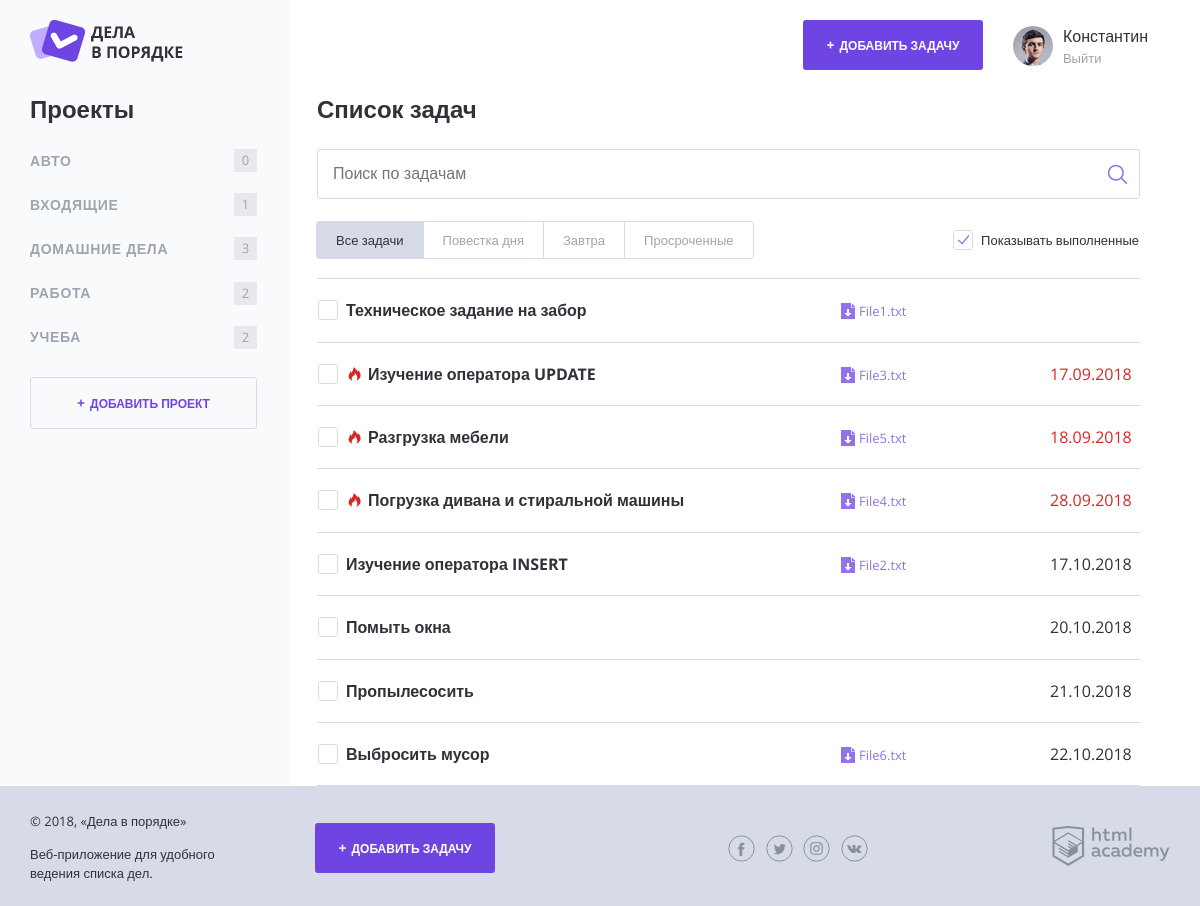
The page / on the database its author committed.
### tables this page shows
CREATE TABLE IF NOT EXISTS `projects` (
  `id` int(10) unsigned NOT NULL AUTO_INCREMENT COMMENT 'Идентификатор',
  `id_user` int(10) unsigned NOT NULL COMMENT 'Идентификатор Пользователя',
  `project_name` varchar(255) NOT NULL COMMENT 'Наименование Проекта',
  PRIMARY KEY (`id`),
  KEY `FK_projects_users` (`id_user`),
  FULLTEXT KEY `project_name` (`project_name`),
  CONSTRAINT `FK_projects_users` FOREIGN KEY (`id_user`) REFERENCES `users` (`id`)
);

CREATE TABLE IF NOT EXISTS `tasks` (
  `id` int(10) unsigned NOT NULL AUTO_INCREMENT COMMENT 'Идентификатор',
  `id_user` int(10) unsigned NOT NULL COMMENT 'Идентификатор Пользователя',
  `id_project` int(10) unsigned NOT NULL COMMENT 'Идентификатор Проекта',
  `date_create` datetime NOT NULL COMMENT 'Дата создания Задачи',
  `date_completion` datetime NOT NULL COMMENT 'Дата и время, когда задача была выполнена',
  `status` bit(1) NOT NULL DEFAULT b'0' COMMENT 'Число (1 или 0), означающее, была ли выполнена задача. По умолчанию ноль.',
  `task_name` varchar(255) NOT NULL COMMENT 'Название задачи',
  `file_name` varchar(255) NOT NULL COMMENT 'Ссылка на файл',
  `date_deadline` datetime NOT NULL COMMENT 'Дата и время, до которого задача должна быть выполнена',
  PRIMARY KEY (`id`),
  KEY `FK_tasks_users` (`id_user`),
  KEY `FK_tasks_projects` (`id_project`),
  FULLTEXT KEY `task_name` (`task_name`),
  CONSTRAINT `FK_tasks_projects` FOREIGN KEY (`id_project`) REFERENCES `projects` (`id`),
  CONSTRAINT `FK_tasks_users` FOREIGN KEY (`id_user`) REFERENCES `users` (`id`)
);

### functions.php (called while the page is built, shortened)
<?php
function include_template($name, $data) {
    $name = "templates/" . $name;
    extract($data);
    require_once $name;
    $result = ob_get_clean();
    return $result;
}
function isImportant($checking_date) {
    $marker = "";
    if ($checking_date !="1970-01-01 00:00:00") {
        $checking_timestamp = strtotime($checking_date);
        $now = time();
        $checking_timestamp = floor(($checking_timestamp - $now)/3600);
        if ($checking_timestamp <= 24) {
            $marker = "task--important";
        }
    }
    return $marker;
}
function showDate($DateTime) {
    global $dateFormat;
    if($DateTime == "1970-01-01 00:00:00") {
        $showDate = "";
    } else {
        $showDate = date_create($DateTime);
        $showDate = date_format($showDate, $dateFormat);
    }
    return $showDate;
}
?>

### templates/index.php (the view, shortened to what this page needs)
<h2 class="content__main-heading">Список задач</h2>
<form class="search-form" action="index.php" method="post">
    <input class="search-form__input" type="text" name="" value="" placeholder="Поиск по задачам">
    <input class="search-form__submit" type="submit" name="" value="Искать">
</form>
<div class="tasks-controls">
    <nav class="tasks-switch">
        <a href="/" class="tasks-switch__item tasks-switch__item--active">Все задачи</a>
        <a href="/" class="tasks-switch__item">Повестка дня</a>
        <a href="/" class="tasks-switch__item">Завтра</a>
        <a href="/" class="tasks-switch__item">Просроченные</a>
    </nav>
    <label class="checkbox">
        <span class="checkbox__text">Показывать выполненные</span>
    </label>
</div>
<table class="tasks">
    <?php foreach ($taskList as $key => $val) { ?>
        <?php if($val["status"] == 1) { ?>
            <?php if ($show_complete_tasks) { ?>
                <tr class="tasks__item task task--completed">
                    <td class="task__select">
                        <label class="checkbox task__checkbox">
                            <input class="checkbox__input visually-hidden" type="checkbox" checked>
                            <span class="checkbox__text"><?=htmlspecialchars($val["task_name"]);?></span>
                        </label>
                    </td>
                    <td class="task__file">
                        <?php if ($val["file_name"] != "") { ?>
                            <a class="download-link" href="#"><?=htmlspecialchars($val["file_name"]);?></a>
                        <?php } ?>
                    </td>
                    <td class="task__date"><?=showDate($val["date_deadline"]);?></td>
                </tr>
            <?php } ?>
        <?php } else { ?>
            <tr class="tasks__item task <?=isImportant($val["date_deadline"]);?>">
                <td class="task__select">
                    <label class="checkbox task__checkbox">
                        <span class="checkbox__text"><?=htmlspecialchars($val['task_name']);?></span>
                    </label>
                </td>
                <td class="task__file">
                    <?php if ($val["file_name"] != "") { ?>
                        <a class="download-link" href="#"><?=htmlspecialchars($val["file_name"]);?></a>
                    <?php } ?>
                </td>
                <td class="task__date"><?=showDate($val["date_deadline"]);?></td>
            </tr>
        <?php } ?>
        <?php
    } ?>
</table>

### templates/layout.php (shortened to what this page needs)
<!DOCTYPE html>
<html lang="ru">
<head>
    <link rel="stylesheet" href="css/normalize.css">
    <link rel="stylesheet" href="css/style.css">
    <link rel="stylesheet" href="css/flatpickr.min.css">
</head>
<body>
<div class="page-wrapper">
    <div class="container container--with-sidebar">
        <header class="main-header">
            <a href="/">
                <img src="img/logo.png" width="153" height="42" alt="Логотип Дела в порядке">
            </a>
            <div class="main-header__side">
                <a class="main-header__side-item button button--plus open-modal" href="pages/form-task.html">Добавить задачу</a>
                <div class="main-header__side-item user-menu">
                    <div class="user-menu__image">
                        <img src="img/user-pic.jpg" width="40" height="40" alt="Пользователь">
                    </div>
                    <div class="user-menu__data">
                        <p>Константин</p>
                        <a href="#">Выйти</a>
                    </div>
                </div>
            </div>
        </header>
        <div class="content">
            <section class="content__side">
                <h2 class="content__side-heading">Проекты</h2>
                <nav class="main-navigation">
                    <ul class="main-navigation__list">
                        <?php foreach ($projectList as $key => $val) { ?>
                            <li class="main-navigation__list-item">
                                <a class="main-navigation__list-item-link" href="/?project_id=<?=$val["id"]; ?>"><?=$val["project_name"]; ?></a>
                                <span class="main-navigation__list-item-count">
                                    <?=$val["task_count"]; ?>
                                </span>
                            </li>
                        <?php } ?>
                    </ul>
                </nav>
                <a class="button button--transparent button--plus content__side-button"
                   href="pages/form-project.html" target="project_add">Добавить проект</a>
            </section>
            <main class="content__main"><?= $page_content; ?></main>
        </div>
    </div>
</div>
<footer class="main-footer">
    <div class="container">
        <div class="main-footer__copyright">
            <p>© 2018, «Дела в порядке»</p>
            <p>Веб-приложение для удобного ведения списка дел.</p>
        </div>
        <a class="main-footer__button button button--plus" href="pages/form-task.html">Добавить задачу</a>
        <div class="main-footer__social social">
            <a class="social__link social__link--facebook" href="#">
            </a>
            <a class="social__link social__link--twitter" href="#">
            </a>
            <a class="social__link social__link--instagram" href="#">
            </a>
            <a class="social__link social__link--vkontakte" href="#">
            </a>
        </div>
        <div class="main-footer__developed-by">
            <a href="https://htmlacademy.ru/intensive/php">
                <img src="img/htmlacademy.svg" alt="HTML Academy" width="118" height="40">
            </a>
        </div>
    </div>
</footer>
</body>
</html>

### index.php (shortened to what this page needs)
<?php
$clientId = 1;
$dateFormat = "d.m.Y";
require_once("functions.php");
$title = "Дела в порядке";
$show_complete_tasks = rand(0, 1);
$projectList = [];
$taskList = [];
$projectFilter = "";
$link = mysqli_connect("localhost", "root", "", "doingsdone");
mysqli_set_charset($link, "utf8");
if (!$link) {
    $error = mysqli_connect_error();
    $taskList = [
        0 => [
            "task" => $error,
            "completion" => "",
            "category" => "",
            "completed" => ""
        ]
    ];
} else {
    $sql = "SELECT tasks.id,tasks.id_project,tasks.date_create,tasks.date_completion,tasks.`status`,tasks.task_name,";
    $sql = $sql . "tasks.file_name,tasks.date_deadline ";
    $sql = $sql . "FROM tasks WHERE tasks.id_user = ?" . $projectFilter . " ORDER BY tasks.date_deadline ASC";
    $stmt = mysqli_prepare($link, $sql);
    mysqli_stmt_bind_param($stmt,"i", $clientId);
    mysqli_stmt_execute($stmt);
    $res = mysqli_stmt_get_result($stmt);
    $taskList = mysqli_fetch_all($res,MYSQLI_ASSOC);
    $sql = "SELECT projects.id,projects.project_name,Count( tasks.id ) AS task_count FROM projects ";
    $sql = $sql . "LEFT JOIN tasks ON tasks.id_project = projects.id ";
    $sql = $sql . "WHERE projects.id_user = ? GROUP BY projects.id ORDER BY 2";
    $stmt = mysqli_prepare($link, $sql);
    mysqli_stmt_bind_param($stmt,"i", $clientId);
    mysqli_stmt_execute($stmt);
    $res = mysqli_stmt_get_result($stmt);
    $projectList = mysqli_fetch_all($res,MYSQLI_ASSOC);
}
$page_content = include_template("index.php", ["taskList" =>$taskList,
    "show_complete_tasks" => $show_complete_tasks]);
$layout_content = include_template("layout.php",  ["title" => $title, "projectList" => $projectList,
    "taskList" => $taskList, "page_content" => $page_content]);
print($layout_content);
?>

### rows shown on the page
projects: project_name "АВТО", task_count "0"
projects: project_name "ВХОДЯЩИЕ", task_count "1"
projects: project_name "ДОМАШНИЕ ДЕЛА", task_count "3"
projects: project_name "РАБОТА", task_count "2"
projects: project_name "УЧЕБА", task_count "2"
tasks: task_name "Техническое задание на забор", file_name "File1.txt"
tasks: task_name "Изучение оператора UPDATE", file_name "File3.txt", date_deadline "17.09.2018"
tasks: task_name "Разгрузка мебели", file_name "File5.txt", date_deadline "18.09.2018"
tasks: task_name "Погрузка дивана и стиральной машины", file_name "File4.txt", date_deadline "28.09.2018"
tasks: task_name "Изучение оператора INSERT", file_name "File2.txt", date_deadline "17.10.2018"
tasks: task_name "Помыть окна", date_deadline "20.10.2018"
tasks: task_name "Пропылесосить", date_deadline "21.10.2018"
tasks: task_name "Выбросить мусор", file_name "File6.txt", date_deadline "22.10.2018"
